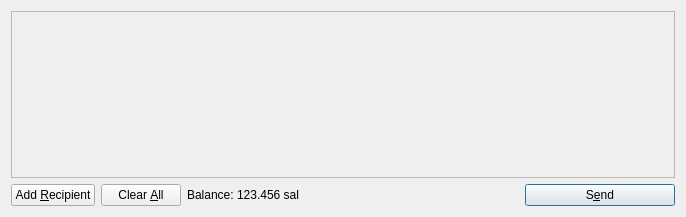
<?xml version="1.0" encoding="UTF-8"?>
<ui version="4.0">
 <class>SendCoinsDialog</class>
 <widget class="QDialog" name="SendCoinsDialog">
  <property name="geometry">
   <rect>
    <x>0</x>
    <y>0</y>
    <width>686</width>
    <height>217</height>
   </rect>
  </property>
  <property name="windowTitle">
   <string>Send Coins</string>
  </property>
  <layout class="QVBoxLayout" name="verticalLayout">
   <item>
    <widget class="QScrollArea" name="scrollArea">
     <property name="widgetResizable">
      <bool>true</bool>
     </property>
     <widget class="QWidget" name="scrollAreaWidgetContents">
      <property name="geometry">
       <rect>
        <x>0</x>
        <y>0</y>
        <width>666</width>
        <height>165</height>
       </rect>
      </property>
      <layout class="QVBoxLayout" name="verticalLayout_2">
       <property name="margin">
        <number>0</number>
       </property>
       <item>
        <layout class="QVBoxLayout" name="entries">
         <property name="spacing">
          <number>6</number>
         </property>
        </layout>
       </item>
       <item>
        <spacer name="verticalSpacer">
         <property name="orientation">
          <enum>Qt::Vertical</enum>
         </property>
         <property name="sizeHint" stdset="0">
          <size>
           <width>20</width>
           <height>40</height>
          </size>
         </property>
        </spacer>
       </item>
      </layout>
     </widget>
    </widget>
   </item>
   <item>
    <layout class="QHBoxLayout" name="horizontalLayout">
     <item>
      <widget class="QPushButton" name="addButton">
       <property name="toolTip">
        <string>Send to multiple recipients at once</string>
       </property>
       <property name="text">
        <string>Add &amp;Recipient</string>
       </property>
       <property name="icon">
        <iconset resource="../bitcoin.qrc">
         <normaloff>:/icons/add</normaloff>:/icons/add</iconset>
       </property>
       <property name="autoDefault">
        <bool>false</bool>
       </property>
      </widget>
     </item>
     <item>
      <widget class="QPushButton" name="clearButton">
       <property name="sizePolicy">
        <sizepolicy hsizetype="Minimum" vsizetype="Fixed">
         <horstretch>0</horstretch>
         <verstretch>0</verstretch>
        </sizepolicy>
       </property>
       <property name="toolTip">
        <string>Remove all transaction fields</string>
       </property>
       <property name="text">
        <string>Clear &amp;All</string>
       </property>
       <property name="icon">
        <iconset resource="../bitcoin.qrc">
         <normaloff>:/icons/remove</normaloff>:/icons/remove</iconset>
       </property>
       <property name="autoRepeatDelay">
        <number>300</number>
       </property>
       <property name="autoDefault">
        <bool>false</bool>
       </property>
      </widget>
     </item>
     <item>
      <layout class="QHBoxLayout" name="horizontalLayout_2">
       <property name="spacing">
        <number>3</number>
       </property>
       <item>
        <widget class="QLabel" name="label">
         <property name="text">
          <string>Balance:</string>
         </property>
        </widget>
       </item>
       <item>
        <widget class="QLabel" name="labelBalance">
         <property name="cursor">
          <cursorShape>IBeamCursor</cursorShape>
         </property>
         <property name="text">
          <string>123.456 sal</string>
         </property>
         <property name="textInteractionFlags">
          <set>Qt::LinksAccessibleByMouse|Qt::TextSelectableByKeyboard|Qt::TextSelectableByMouse</set>
         </property>
        </widget>
       </item>
      </layout>
     </item>
     <item>
      <spacer name="horizontalSpacer">
       <property name="orientation">
        <enum>Qt::Horizontal</enum>
       </property>
       <property name="sizeHint" stdset="0">
        <size>
         <width>40</width>
         <height>20</height>
        </size>
       </property>
      </spacer>
     </item>
     <item>
      <widget class="QPushButton" name="sendButton">
       <property name="minimumSize">
        <size>
         <width>150</width>
         <height>0</height>
        </size>
       </property>
       <property name="toolTip">
        <string>Confirm the send action</string>
       </property>
       <property name="text">
        <string>S&amp;end</string>
       </property>
       <property name="icon">
        <iconset resource="../bitcoin.qrc">
         <normaloff>:/icons/send</normaloff>:/icons/send</iconset>
       </property>
       <property name="default">
        <bool>true</bool>
       </property>
      </widget>
     </item>
    </layout>
   </item>
  </layout>
 </widget>
 <resources>
  <include location="../bitcoin.qrc"/>
 </resources>
 <connections/>
</ui>
